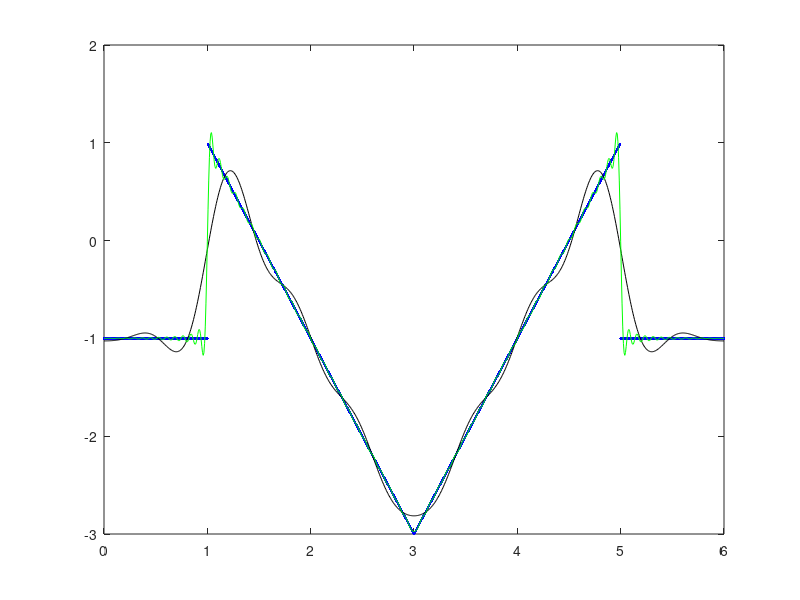

Source code (MATLAB): (Note: this script raises an error after producing the figure.)
%% zad1
close all; clc; clear;

Fs=150;
t=0:1/Fs:6;


x=-1*((t>=0 & t<=1) | (t>=5 & t<=6)) + (1-4*(1-abs(t-3)/2)).*(abs(t-3)<2);

a0=-6/3;
FX=a0*ones(size(t))/2;

for n=1:76
   an=1/3*((3*(pi*n*sin((5*pi*n)/3)+6*cos((5*pi*n)/3)-12*cos(pi*n)-pi*n*sin((pi*n)/3)+6*cos((pi*n)/3)))/(pi^2*n^2)-(3*sin((pi*n)/3))/(pi*n)-(3*(sin(2*pi*n)-sin((5*pi*n)/3)))/(pi*n));
   bn=1/3*((3*(6*sin((5*pi*n)/3)-pi*n*cos((5*pi*n)/3)-12*sin(pi*n)+6*sin((pi*n)/3)+pi*n*cos((pi*n)/3)))/(pi^2*n^2)+(3*cos((pi*n)/3)-3)/(pi*n)+(3*(cos(2*pi*n)-cos((5*pi*n)/3)))/(pi*n));
   
   FX=FX+an*cos(n*pi*t/3)+bn*sin(n*pi*t/3);
   
   if n==10
       FX10=FX;
   end
   
end

plot(t,x,'.b',t,FX10,'k',t,FX,'g');

%% zad2
close all;clc;clear;
a=load('kolos/cor04.txt');
t=a(:,1)';
Fs=1/(t(2)-t(1));
x=a(:,2)';

tc=-57:1/Fs:57;

tp1=-3:1/Fs:3;
x1=0.75*exp(-(tp1).^2/(2*1*1));
xc1=xcorr(1-x.^3,1-x1.^3);
nr1=find(xc1==max(xc1(:)), 1, 'first');

tp2=-3:1/Fs:3;
x2=0.75*ones(size(tp2));
xc2=xcorr(x,x2);
nr2=find(xc2==max(xc2(:)), 1, 'first');

tp3=0:1/Fs:4;
x3=1*mod(tp3,4)/4;
xc3=xcorr(x.^5,x3.^5);
nr3=find(xc3==max(xc3(:)), 3, 'first');

tc(nr1)
tc(nr2)
tc(nr3)

subplot(211),plot(t,x,tp1,x1,'r',tp2,x2,'k',tp3,x3,'g');
subplot(212),plot(tc,xc3);

%% zad3
close all;clc;clear;
x=load('kolos/szum04.txt');
a=x(:,1)';
b=x(:,2)';
Fs=500;
t=linspace(0,length(a)/Fs,length(a));

ocena=@(x,y) (1/length(t)*sum(abs(x(:)-y(:))));
blad=zeros(49,4);

for N=3:2:101

%uśredniająca jednorodna (rzadko stosowana)
x1=conv(b,ones(1,N)/N,'same');

%uśredniająca ważona Gussem
N2=floor(N/2);
% 4 bo odchylenie nie powinno być większe niż 1/4 sygnału
LP=exp(-(-N2:N2).^2/(2*(N2/4).^2));
LP=LP/sum(LP(:));
x2=conv(b,LP,'same');

%mediana
x3=medfilt1(b,N);

%wiener
x4=wiener2(b,[1,N]);

blad(N2,1)=ocena(x1,a);
blad(N2,2)=ocena(x2,a);
blad(N2,3)=ocena(x3,a);
blad(N2,4)=ocena(x4,a);

%subplot(221), plot(t,x,'b',t,x1,'r');
%subplot(222), plot(t,x,'b',t,x2,'r');
%subplot(223), plot(t,x,'b',t,x3,'r');
%subplot(224), plot(t,x,'b',t,x4,'r');

end

FTa=fftshift(fft(a));
WAa=abs(FTa);

FT=fftshift(fft(b));
WA=abs(FT);
f=linspace(-Fs/2,Fs/2,length(t));

f0=5.8;
n=1;
Butterworth=(1.0)./(1+(f/f0).^(2*n));
c=real(ifft(ifftshift(Butterworth.*FT)));

L1=ocena(c,a);

subplot(211),plot(t,a,'b',t,c,'r');
subplot(212), plot(f,WAa,'r',f,WA,'b');
L1